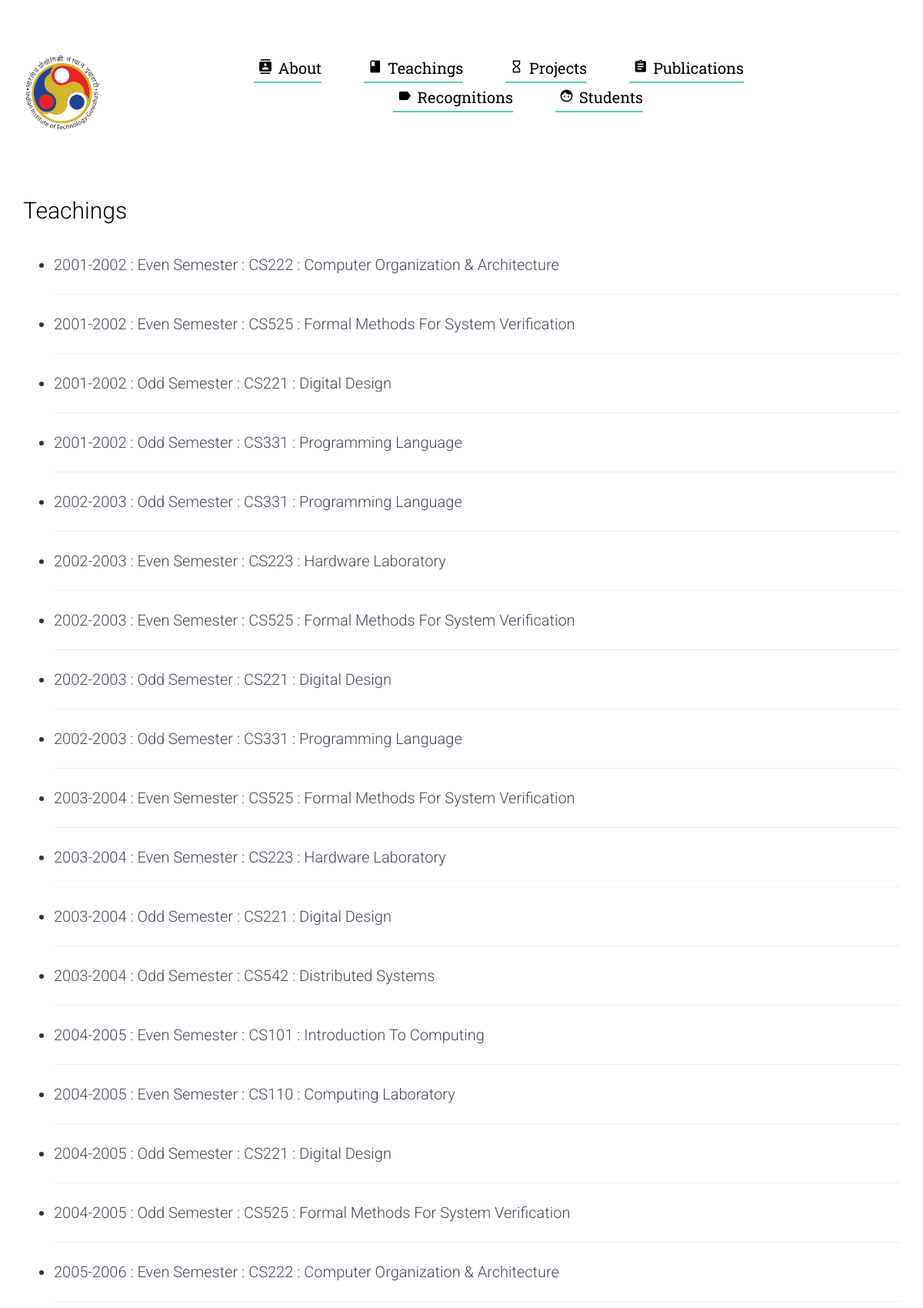
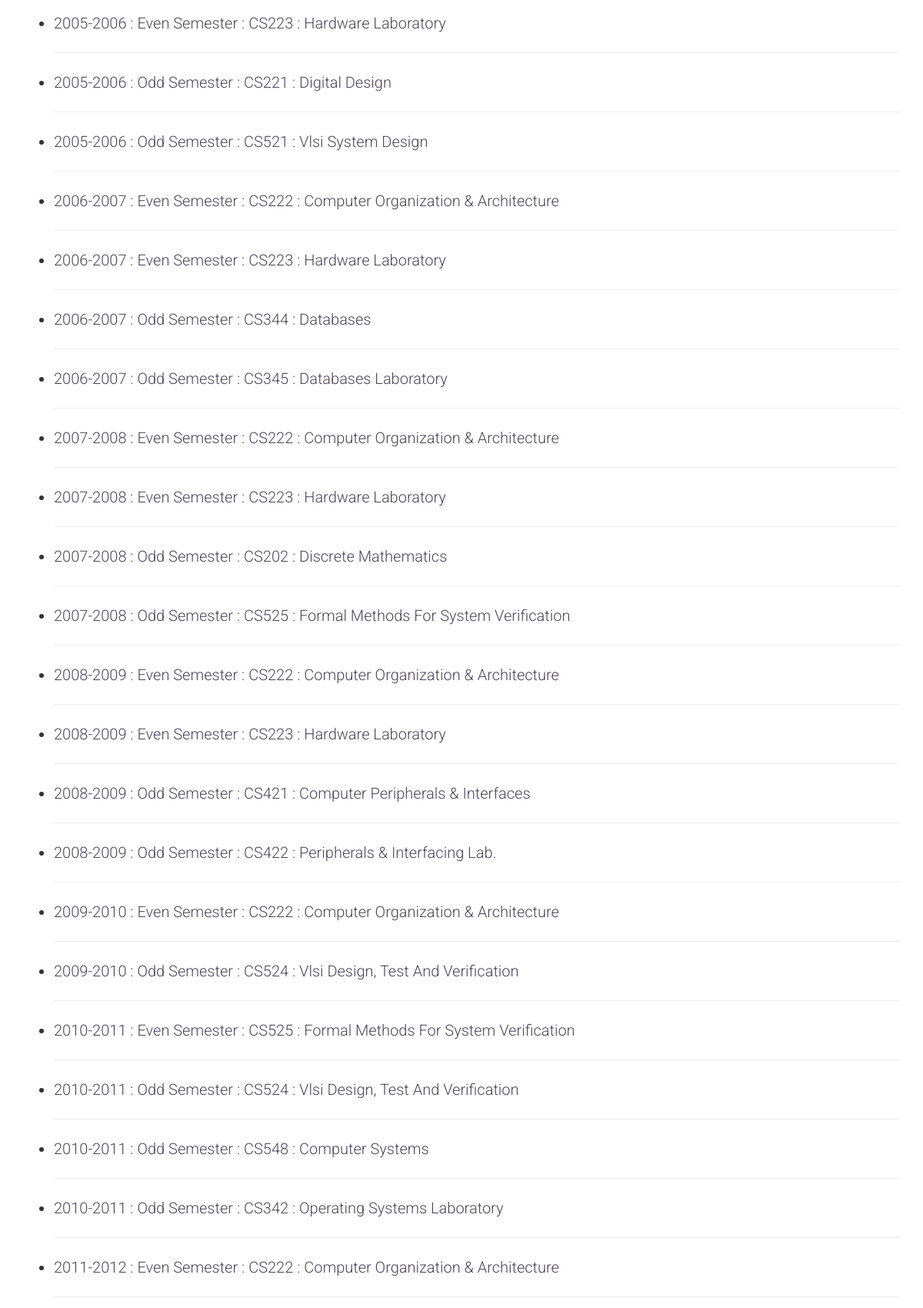
The app's page /profile/aayush131/teaching (upper part) with its own data (2 pictures, top to bottom).
### details/models.py (models this page shows)
class TeachingDetails(models.Model):
    username = models.ForeignKey(User, on_delete=models.CASCADE)
    year=models.CharField(max_length=255, choices=YEAR_CHOICES)
    semester = models.CharField(max_length=255, choices=SEM_CHOICES)
    course_name = models.CharField(max_length=255)
    course_description = models.TextField(max_length=255)

### sslProject/views.py (the view)
# urls.py: url(r"^profile/(?P<username>\w+)/teaching$", views.ProfileTeachingPage, name="profile_teaching"),
def ProfileTeachingPage(request, username):
    users = TeachingDetails.objects.order_by('year').filter(username__username=username)
    return render(request, 'profile_teaching.html',{'users':users, 'username':username})

### templates/profile_teaching.html (shortened to what this page needs)
{% extends "profile_base.html" %}
{% block content %}
  <h2>Teachings</h2>
  <ul>
  {% for sub in users %}
    <li>
      <span id="list">{{sub.year}} : {{sub.semester}} : {{sub.course_name}} : {{sub.course_description}}</span>
      <hr>
    </li>
  {% endfor %}
</ul>
{% endblock %}

### static/homepage/css/style.css (style rules this page uses)
body { font-family: "Roboto", Arial, sans-serif; line-height: 1.8; font-size: 20px; background: #eeeff0; font-weight: 300; }
h1, h2, h3, h4, h5, h6 { color: #000; font-family: "Roboto Slab", Arial, sans-serif; font-weight: 400; margin: 0 0 30px 0; }
.intro h2 { font-family: "Roboto", Arial, sans-serif; font-size: 30px; font-weight: 300; line-height: 1.5em; }

### templates/profile_teaching.html (style rules this page uses)
#list { color:rgb(75,70,90); }

### records on screen
TeachingDetails: year "2001-2002", semester "Even Semester", course_name "CS222", course_description "Computer Organization & Architecture"
TeachingDetails: year "2001-2002", semester "Even Semester", course_name "CS525", course_description "Formal Methods For System Verification"
TeachingDetails: year "2001-2002", semester "Odd Semester", course_name "CS221", course_description "Digital Design"
TeachingDetails: year "2001-2002", semester "Odd Semester", course_name "CS331", course_description "Programming Language"
TeachingDetails: year "2002-2003", semester "Odd Semester", course_name "CS331", course_description "Programming Language"
TeachingDetails: year "2002-2003", semester "Even Semester", course_name "CS223", course_description "Hardware Laboratory"
TeachingDetails: year "2002-2003", semester "Even Semester", course_name "CS525", course_description "Formal Methods For System Verification"
TeachingDetails: year "2002-2003", semester "Odd Semester", course_name "CS221", course_description "Digital Design"
TeachingDetails: year "2002-2003", semester "Odd Semester", course_name "CS331", course_description "Programming Language"
TeachingDetails: year "2003-2004", semester "Even Semester", course_name "CS525", course_description "Formal Methods For System Verification"
TeachingDetails: year "2003-2004", semester "Even Semester", course_name "CS223", course_description "Hardware Laboratory"
TeachingDetails: year "2003-2004", semester "Odd Semester", course_name "CS221", course_description "Digital Design"
TeachingDetails: year "2003-2004", semester "Odd Semester", course_name "CS542", course_description "Distributed Systems"
TeachingDetails: year "2004-2005", semester "Even Semester", course_name "CS101", course_description "Introduction To Computing"
TeachingDetails: year "2004-2005", semester "Even Semester", course_name "CS110", course_description "Computing Laboratory"
TeachingDetails: year "2004-2005", semester "Odd Semester", course_name "CS221", course_description "Digital Design"
TeachingDetails: year "2004-2005", semester "Odd Semester", course_name "CS525", course_description "Formal Methods For System Verification"
TeachingDetails: year "2005-2006", semester "Even Semester", course_name "CS222", course_description "Computer Organization & Architecture"
TeachingDetails: year "2005-2006", semester "Even Semester", course_name "CS223", course_description "Hardware Laboratory"
TeachingDetails: year "2005-2006", semester "Odd Semester", course_name "CS221", course_description "Digital Design"
TeachingDetails: year "2005-2006", semester "Odd Semester", course_name "CS521", course_description "Vlsi System Design"
TeachingDetails: year "2006-2007", semester "Even Semester", course_name "CS222", course_description "Computer Organization & Architecture"
TeachingDetails: year "2006-2007", semester "Even Semester", course_name "CS223", course_description "Hardware Laboratory"
TeachingDetails: year "2006-2007", semester "Odd Semester", course_name "CS344", course_description "Databases"
TeachingDetails: year "2006-2007", semester "Odd Semester", course_name "CS345", course_description "Databases Laboratory"
TeachingDetails: year "2007-2008", semester "Even Semester", course_name "CS222", course_description "Computer Organization & Architecture"
TeachingDetails: year "2007-2008", semester "Even Semester", course_name "CS223", course_description "Hardware Laboratory"
TeachingDetails: year "2007-2008", semester "Odd Semester", course_name "CS202", course_description "Discrete Mathematics"
TeachingDetails: year "2007-2008", semester "Odd Semester", course_name "CS525", course_description "Formal Methods For System Verification"
TeachingDetails: year "2008-2009", semester "Even Semester", course_name "CS222", course_description "Computer Organization & Architecture"
TeachingDetails: year "2008-2009", semester "Even Semester", course_name "CS223", course_description "Hardware Laboratory"
TeachingDetails: year "2008-2009", semester "Odd Semester", course_name "CS421", course_description "Computer Peripherals & Interfaces"
TeachingDetails: year "2008-2009", semester "Odd Semester", course_name "CS422", course_description "Peripherals & Interfacing Lab."
TeachingDetails: year "2009-2010", semester "Even Semester", course_name "CS222", course_description "Computer Organization & Architecture"
TeachingDetails: year "2009-2010", semester "Odd Semester", course_name "CS524", course_description "Vlsi Design, Test And Verification"
TeachingDetails: year "2010-2011", semester "Even Semester", course_name "CS525", course_description "Formal Methods For System Verification"
TeachingDetails: year "2010-2011", semester "Odd Semester", course_name "CS524", course_description "Vlsi Design, Test And Verification"
TeachingDetails: year "2010-2011", semester "Odd Semester", course_name "CS548", course_description "Computer Systems"
TeachingDetails: year "2010-2011", semester "Odd Semester", course_name "CS342", course_description "Operating Systems Laboratory"
TeachingDetails: year "2011-2012", semester "Even Semester", course_name "CS222", course_description "Computer Organization & Architecture"
